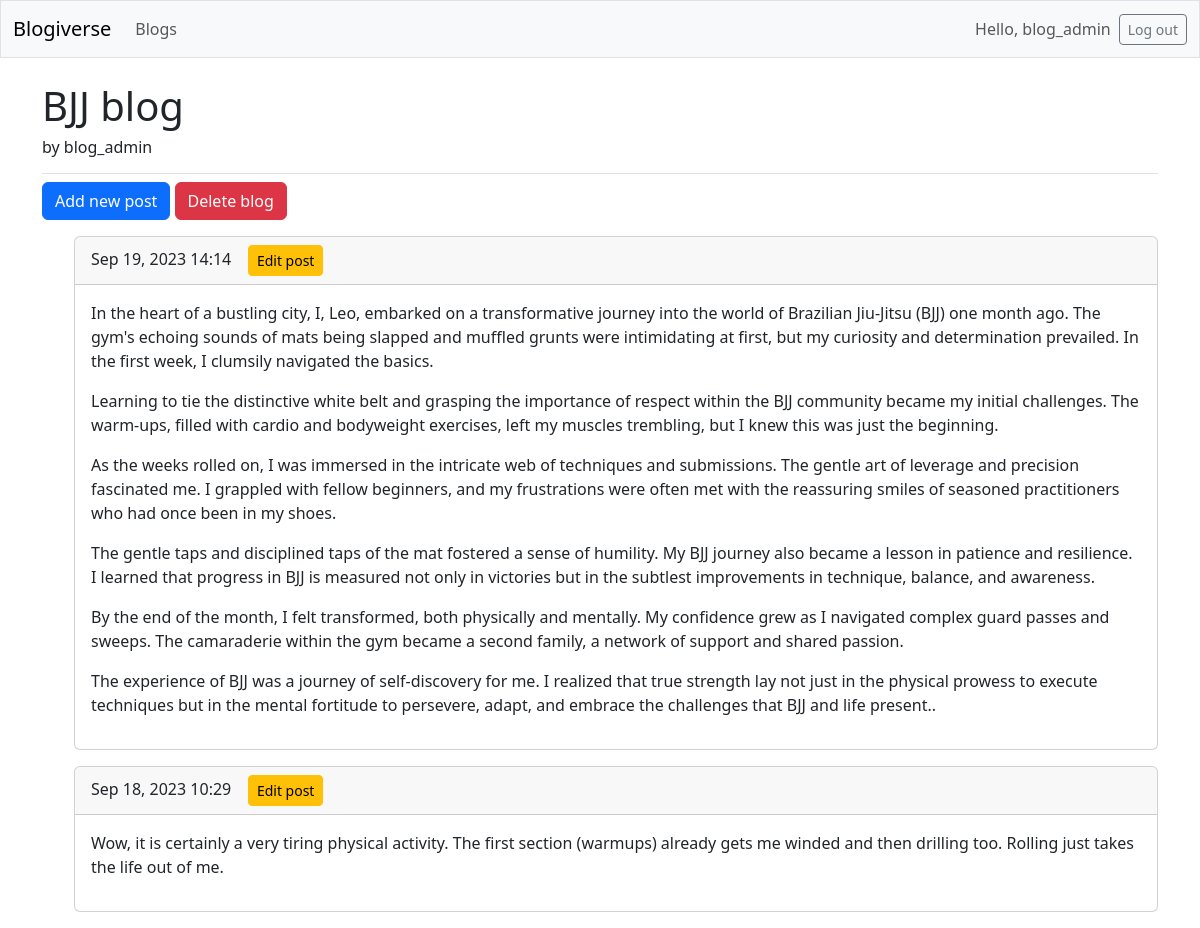
The page /blogs/1/ (signed in) on the database its author committed.
### blogs/models.py (models this page shows, shortened)
class Blog(models.Model):
    title = models.CharField(max_length=200)
    date_added = models.DateTimeField(auto_now_add=True)
    owner = models.ForeignKey(User, on_delete=models.CASCADE)

class Post(models.Model):
    blog = models.ForeignKey(Blog, on_delete=models.CASCADE)
    text = models.TextField()
    date_added = models.DateTimeField(auto_now_add=True)
    class Meta:
        verbose_name_plural = 'posts'

### blogs/views.py (the view)
# urls.py: path('blogs/<int:blog_id>/', views.blog, name='blog'),
def blog(request, blog_id):
    blog = Blog.objects.get(id=blog_id)
    posts = blog.post_set.order_by('-date_added')
    context = {'blog':blog, 'posts':posts}
    return render(request, 'blogs/blog.html', context)

### blogs/templates/blogs/blog.html
{% extends 'blogs/base.html' %}
{% block page_header %}
  <h1>{{ blog.title }}</h1>
  <h6>by {{ blog.owner }}</h6>
{% endblock page_header %}
{% block content %}
    {% if user.is_authenticated and user == blog.owner %}
      <p><a class="btn btn-primary"
        href="{% url 'blogs:new_post' blog.id %}">Add new post</a>
      <a class="btn btn-danger"
        href="{% url 'blogs:delete_blog' blog.id %}">Delete blog</a></p>
    {% endif %}
  <ul>
    {% for post in posts %}
      <div class="card mb-3">
        <h6 class="card-header">
          {{ post.date_added|date:'M d, Y H:i'}} &nbsp;&nbsp;
          {% if user.is_authenticated and user == blog.owner %}
          <a class="btn btn-warning btn-sm"
          href="{% url 'blogs:edit_post' post.id %}">Edit post</a>
          {% endif %}
        </h6>
        <div class="card-body">{{ post.text|linebreaks }}</div>
      </div>
    {% empty %}
      <p>There are 0 posts for this blog.</p>
    {% endfor %}
{% endblock content %}

### blogs/templates/blogs/base.html (shortened to what this page needs)
<!DOCTYPE html>
<html lang="en">
<head>
  {% load django_bootstrap5 %}
  {% bootstrap_css %}
</head>
<body>
  <nav class="navbar navbar-expand-md navbar-light bg-light mb-4 border">
    <div class="container-fluid">
      <a class="navbar-brand" href="{% url 'blogs:index' %}">Blogiverse</a>
      <div class="collapse navbar-collapse" id="navbarCollapse">
        <ul class="navbar-nav me-auto mb-2 mb-md-0">
          <li class="nav-item">
            <a class="nav-link" href="{% url 'blogs:blogs' %}">Blogs</a>
          </li>
        </ul>
        <ul class="navbar-nav ms-auto mb-2 mb-md-0">
          {% if user.is_authenticated %}
            <li class="nav-item">
              <span class="navbar-text me-2">Hello, {{ user.username }}</span>
            </li>
          {% endif %}
        </ul>
        {% if user.is_authenticated %}
          <form action="{% url 'accounts:logout' %}" method="post">
            <button name="submit" class="btn btn-outline-secondary btn-sm">
              Log out</button>
        {% endif %}
          </form>
      </div>
    </div>
  </nav>
<main class="container">
  <div class="pb-2 mb-2 border-bottom">
    {% block page_header %}{% endblock page_header %}
  </div>
  <div>
    {% block content %}{% endblock content %}
  </div>
</main>
</body>
</html>

### rows shown on the page
Blog: title "BJJ blog", owner "blog_admin"
Post: date_added "Sep 19, 2023 14:14", text "In the heart of a bustling city, I, Leo, embarked on a transformative journey into the world of Brazilian Jiu-Jitsu (BJJ) one month ago. The gym's echoing sounds of mats being slapped and muffled grunts were intimidating at first, but my curiosity and determination prevailed. In the first week, I clumsily navigated the basics. Learning to tie the distinctive white belt and grasping the importance of respect within the BJJ community became my initial challenges. The warm-ups, filled with cardio and bodyweight exercises, left my muscles trembling, but I knew this was just the beginning. As the weeks rolled on, I was immersed in the intricate web of techniques and submissions. The gentle art…"
Post: date_added "Sep 18, 2023 10:29", text "Wow, it is certainly a very tiring physical activity. The first section (warmups) already gets me winded and then drilling too. Rolling just takes the life out of me."

### other values the page prints
{{ user.username }} "blog_admin"
